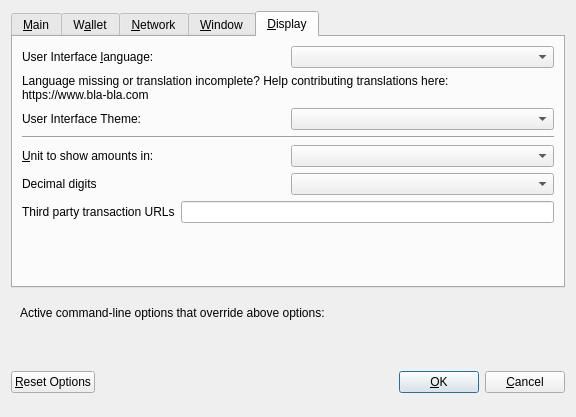
<?xml version="1.0" encoding="UTF-8"?>
<ui version="4.0">
 <class>OptionsDialog</class>
 <widget class="QDialog" name="OptionsDialog">
  <property name="geometry">
   <rect>
    <x>0</x>
    <y>0</y>
    <width>576</width>
    <height>417</height>
   </rect>
  </property>
  <property name="windowTitle">
   <string>Options</string>
  </property>
  <property name="modal">
   <bool>true</bool>
  </property>
  <layout class="QVBoxLayout" name="verticalLayout">
   <item>
    <widget class="QTabWidget" name="tabWidget">
     <property name="currentIndex">
      <number>4</number>
     </property>
     <widget class="QWidget" name="tabMain">
      <attribute name="title">
       <string>&amp;Main</string>
      </attribute>
      <layout class="QVBoxLayout" name="verticalLayout_Main">
       <item>
        <widget class="QCheckBox" name="bitcoinAtStartup">
         <property name="toolTip">
          <string>Automatically start BlocknetDX after logging in to the system.</string>
         </property>
         <property name="text">
          <string>&amp;Start XCurrency on system login</string>
         </property>
        </widget>
       </item>
       <item>
        <layout class="QHBoxLayout" name="horizontalLayout_2_Main">
         <item>
          <widget class="QLabel" name="databaseCacheLabel">
           <property name="text">
            <string>Size of &amp;database cache</string>
           </property>
           <property name="textFormat">
            <enum>Qt::PlainText</enum>
           </property>
           <property name="buddy">
            <cstring>databaseCache</cstring>
           </property>
          </widget>
         </item>
         <item>
          <widget class="QSpinBox" name="databaseCache"/>
         </item>
         <item>
          <widget class="QLabel" name="databaseCacheUnitLabel">
           <property name="text">
            <string>MB</string>
           </property>
           <property name="textFormat">
            <enum>Qt::PlainText</enum>
           </property>
          </widget>
         </item>
         <item>
          <spacer name="horizontalSpacer_2_Main">
           <property name="orientation">
            <enum>Qt::Horizontal</enum>
           </property>
           <property name="sizeHint" stdset="0">
            <size>
             <width>40</width>
             <height>20</height>
            </size>
           </property>
          </spacer>
         </item>
        </layout>
       </item>
       <item>
        <layout class="QHBoxLayout" name="horizontalLayout_3_Main">
         <item>
          <widget class="QLabel" name="threadsScriptVerifLabel">
           <property name="text">
            <string>Number of script &amp;verification threads</string>
           </property>
           <property name="textFormat">
            <enum>Qt::PlainText</enum>
           </property>
           <property name="buddy">
            <cstring>threadsScriptVerif</cstring>
           </property>
          </widget>
         </item>
         <item>
          <widget class="QSpinBox" name="threadsScriptVerif">
           <property name="toolTip">
            <string>(0 = auto, &lt;0 = leave that many cores free)</string>
           </property>
          </widget>
         </item>
         <item>
          <spacer name="horizontalSpacer_3_Main">
           <property name="orientation">
            <enum>Qt::Horizontal</enum>
           </property>
           <property name="sizeHint" stdset="0">
            <size>
             <width>40</width>
             <height>20</height>
            </size>
           </property>
          </spacer>
         </item>
        </layout>
       </item>
       <item>
        <spacer name="verticalSpacer_Main">
         <property name="orientation">
          <enum>Qt::Vertical</enum>
         </property>
         <property name="sizeHint" stdset="0">
          <size>
           <width>20</width>
           <height>40</height>
          </size>
         </property>
        </spacer>
       </item>
       <item>
        <layout class="QHBoxLayout" name="horizontalLayout_4_Main">
         <item>
          <widget class="QLabel" name="label">
           <property name="toolTip">
            <string>This setting determines the amount of individual servicenodes that an input will be anonymized through.&lt;br/&gt;More rounds of anonymization gives a higher degree of privacy, but also costs more in fees.</string>
           </property>
           <property name="text">
            <string>Obfuscation rounds to use</string>
           </property>
          </widget>
         </item>
         <item>
          <widget class="QSpinBox" name="obfuscationRounds">
           <property name="minimum">
            <number>2</number>
           </property>
           <property name="maximum">
            <number>8</number>
           </property>
           <property name="value">
            <number>4</number>
           </property>
          </widget>
         </item>
        </layout>
       </item>
       <item>
        <layout class="QHBoxLayout" name="horizontalLayout">
         <item>
          <widget class="QLabel" name="label_2">
           <property name="toolTip">
            <string>This amount acts as a threshold to turn off Obfuscation once it's reached.</string>
           </property>
           <property name="statusTip">
            <string notr="true"/>
           </property>
           <property name="whatsThis">
            <string notr="true"/>
           </property>
           <property name="accessibleName">
            <string notr="true"/>
           </property>
           <property name="accessibleDescription">
            <string notr="true"/>
           </property>
           <property name="text">
            <string>Amount of XCurrency to keep anonymized</string>
           </property>
          </widget>
         </item>
         <item>
          <widget class="QSpinBox" name="anonymizeXCurrency">
           <property name="minimum">
            <number>100</number>
           </property>
           <property name="maximum">
            <number>100000</number>
           </property>
           <property name="singleStep">
            <number>100</number>
           </property>
           <property name="value">
            <number>1000</number>
           </property>
          </widget>
         </item>
        </layout>
       </item>
      </layout>
     </widget>
     <widget class="QWidget" name="tabWallet">
      <attribute name="title">
       <string>W&amp;allet</string>
      </attribute>
      <layout class="QVBoxLayout" name="verticalLayout_Wallet">
       <item>
        <widget class="QGroupBox" name="groupBox">
         <property name="title">
          <string>Expert</string>
         </property>
         <layout class="QVBoxLayout" name="verticalLayout_2">
          <item>
           <widget class="QCheckBox" name="coinControlFeatures">
            <property name="toolTip">
             <string>Whether to show coin control features or not.</string>
            </property>
            <property name="text">
             <string>Enable coin &amp;control features</string>
            </property>
           </widget>
          </item>
          <item>
           <widget class="QCheckBox" name="showServicenodesTab">
            <property name="toolTip">
             <string>Show additional tab listing all your servicenodes in first sub-tab&lt;br/&gt;and all servicenodes on the network in second sub-tab.</string>
            </property>
            <property name="text">
             <string>Show Servicenodes Tab</string>
            </property>
           </widget>
          </item>
          <item>
           <widget class="QCheckBox" name="spendZeroConfChange">
            <property name="toolTip">
             <string>If you disable the spending of unconfirmed change, the change from a transaction&lt;br/&gt;cannot be used until that transaction has at least one confirmation.&lt;br/&gt;This also affects how your balance is computed.</string>
            </property>
            <property name="text">
             <string>&amp;Spend unconfirmed change</string>
            </property>
           </widget>
          </item>
         </layout>
        </widget>
       </item>
       <item>
        <spacer name="verticalSpacer_Wallet">
         <property name="orientation">
          <enum>Qt::Vertical</enum>
         </property>
         <property name="sizeHint" stdset="0">
          <size>
           <width>20</width>
           <height>40</height>
          </size>
         </property>
        </spacer>
       </item>
      </layout>
     </widget>
     <widget class="QWidget" name="tabNetwork">
      <attribute name="title">
       <string>&amp;Network</string>
      </attribute>
      <layout class="QVBoxLayout" name="verticalLayout_Network">
       <item>
        <widget class="QCheckBox" name="mapPortUpnp">
         <property name="toolTip">
          <string>Automatically open the BlocknetDX client port on the router. This only works when your router supports UPnP and it is enabled.</string>
         </property>
         <property name="text">
          <string>Map port using &amp;UPnP</string>
         </property>
        </widget>
       </item>
       <item>
        <widget class="QCheckBox" name="allowIncoming">
         <property name="toolTip">
          <string>Accept connections from outside</string>
         </property>
         <property name="text">
          <string>Allow incoming connections</string>
         </property>
        </widget>
       </item>
       <item>
        <widget class="QCheckBox" name="connectSocks">
         <property name="toolTip">
          <string>Connect to the BlocknetDX network through a SOCKS5 proxy.</string>
         </property>
         <property name="text">
          <string>&amp;Connect through SOCKS5 proxy (default proxy):</string>
         </property>
        </widget>
       </item>
       <item>
        <layout class="QHBoxLayout" name="horizontalLayout_1_Network">
         <item>
          <widget class="QLabel" name="proxyIpLabel">
           <property name="text">
            <string>Proxy &amp;IP:</string>
           </property>
           <property name="textFormat">
            <enum>Qt::PlainText</enum>
           </property>
           <property name="buddy">
            <cstring>proxyIp</cstring>
           </property>
          </widget>
         </item>
         <item>
          <widget class="QValidatedLineEdit" name="proxyIp">
           <property name="minimumSize">
            <size>
             <width>140</width>
             <height>0</height>
            </size>
           </property>
           <property name="maximumSize">
            <size>
             <width>140</width>
             <height>16777215</height>
            </size>
           </property>
           <property name="toolTip">
            <string>IP address of the proxy (e.g. IPv4: 127.0.0.1 / IPv6: ::1)</string>
           </property>
          </widget>
         </item>
         <item>
          <widget class="QLabel" name="proxyPortLabel">
           <property name="text">
            <string>&amp;Port:</string>
           </property>
           <property name="textFormat">
            <enum>Qt::PlainText</enum>
           </property>
           <property name="buddy">
            <cstring>proxyPort</cstring>
           </property>
          </widget>
         </item>
         <item>
          <widget class="QLineEdit" name="proxyPort">
           <property name="minimumSize">
            <size>
             <width>55</width>
             <height>0</height>
            </size>
           </property>
           <property name="maximumSize">
            <size>
             <width>55</width>
             <height>16777215</height>
            </size>
           </property>
           <property name="toolTip">
            <string>Port of the proxy (e.g. 9050)</string>
           </property>
          </widget>
         </item>
         <item>
          <spacer name="horizontalSpacer_1_Network">
           <property name="orientation">
            <enum>Qt::Horizontal</enum>
           </property>
           <property name="sizeHint" stdset="0">
            <size>
             <width>40</width>
             <height>20</height>
            </size>
           </property>
          </spacer>
         </item>
        </layout>
       </item>
       <item>
        <spacer name="verticalSpacer_Network">
         <property name="orientation">
          <enum>Qt::Vertical</enum>
         </property>
         <property name="sizeHint" stdset="0">
          <size>
           <width>20</width>
           <height>40</height>
          </size>
         </property>
        </spacer>
       </item>
      </layout>
     </widget>
     <widget class="QWidget" name="tabWindow">
      <attribute name="title">
       <string>&amp;Window</string>
      </attribute>
      <layout class="QVBoxLayout" name="verticalLayout_Window">
       <item>
        <widget class="QCheckBox" name="minimizeToTray">
         <property name="toolTip">
          <string>Show only a tray icon after minimizing the window.</string>
         </property>
         <property name="text">
          <string>&amp;Minimize to the tray instead of the taskbar</string>
         </property>
        </widget>
       </item>
       <item>
        <widget class="QCheckBox" name="minimizeOnClose">
         <property name="toolTip">
          <string>Minimize instead of exit the application when the window is closed. When this option is enabled, the application will be closed only after selecting Quit in the menu.</string>
         </property>
         <property name="text">
          <string>M&amp;inimize on close</string>
         </property>
        </widget>
       </item>
       <item>
        <spacer name="verticalSpacer_Window">
         <property name="orientation">
          <enum>Qt::Vertical</enum>
         </property>
         <property name="sizeHint" stdset="0">
          <size>
           <width>20</width>
           <height>40</height>
          </size>
         </property>
        </spacer>
       </item>
      </layout>
     </widget>
     <widget class="QWidget" name="tabDisplay">
      <attribute name="title">
       <string>&amp;Display</string>
      </attribute>
      <layout class="QVBoxLayout" name="verticalLayout_Display">
       <item>
        <layout class="QHBoxLayout" name="horizontalLayout_1_Display">
         <item>
          <widget class="QLabel" name="langLabel">
           <property name="text">
            <string>User Interface &amp;language:</string>
           </property>
           <property name="textFormat">
            <enum>Qt::PlainText</enum>
           </property>
           <property name="buddy">
            <cstring>lang</cstring>
           </property>
          </widget>
         </item>
         <item>
          <widget class="QValueComboBox" name="lang">
           <property name="toolTip">
            <string>The user interface language can be set here. This setting will take effect after restarting BlocknetDX.</string>
           </property>
          </widget>
         </item>
        </layout>
       </item>
       <item>
        <widget class="QLabel" name="label_3">
         <property name="toolTip">
          <string notr="true"/>
         </property>
         <property name="statusTip">
          <string notr="true"/>
         </property>
         <property name="whatsThis">
          <string notr="true"/>
         </property>
         <property name="accessibleName">
          <string notr="true"/>
         </property>
         <property name="text">
          <string>Language missing or translation incomplete? Help contributing translations here:
https://www.bla-bla.com</string>
         </property>
         <property name="wordWrap">
          <bool>true</bool>
         </property>
         <property name="openExternalLinks">
          <bool>true</bool>
         </property>
         <property name="textInteractionFlags">
          <set>Qt::TextBrowserInteraction</set>
         </property>
        </widget>
       </item>
       <item>
        <layout class="QHBoxLayout" name="horizontalLayout_4_Display" stretch="0,0">
         <item>
          <widget class="QLabel" name="themeLabel">
           <property name="text">
            <string>User Interface Theme:</string>
           </property>
          </widget>
         </item>
         <item>
          <widget class="QValueComboBox" name="theme"/>
         </item>
        </layout>
       </item>
       <item>
        <widget class="Line" name="line">
         <property name="orientation">
          <enum>Qt::Horizontal</enum>
         </property>
        </widget>
       </item>
       <item>
        <layout class="QHBoxLayout" name="horizontalLayout_2_Display">
         <item>
          <widget class="QLabel" name="unitLabel">
           <property name="text">
            <string>&amp;Unit to show amounts in:</string>
           </property>
           <property name="textFormat">
            <enum>Qt::PlainText</enum>
           </property>
           <property name="buddy">
            <cstring>unit</cstring>
           </property>
          </widget>
         </item>
         <item>
          <widget class="QValueComboBox" name="unit">
           <property name="toolTip">
            <string>Choose the default subdivision unit to show in the interface and when sending coins.</string>
           </property>
          </widget>
         </item>
        </layout>
       </item>
       <item>
        <layout class="QHBoxLayout" name="horizontalLayout_5_Display">
         <item>
          <widget class="QLabel" name="digitsLabel">
           <property name="text">
            <string>Decimal digits</string>
           </property>
          </widget>
         </item>
         <item>
          <widget class="QValueComboBox" name="digits"/>
         </item>
        </layout>
       </item>
       <item>
        <layout class="QHBoxLayout" name="horizontalLayout_3_Display">
         <item>
          <widget class="QLabel" name="thirdPartyTxUrlsLabel">
           <property name="toolTip">
            <string>Third party URLs (e.g. a block explorer) that appear in the transactions tab as context menu items. %s in the URL is replaced by transaction hash. Multiple URLs are separated by vertical bar |.</string>
           </property>
           <property name="text">
            <string>Third party transaction URLs</string>
           </property>
           <property name="buddy">
            <cstring>thirdPartyTxUrls</cstring>
           </property>
          </widget>
         </item>
         <item>
          <widget class="QLineEdit" name="thirdPartyTxUrls">
           <property name="toolTip">
            <string>Third party URLs (e.g. a block explorer) that appear in the transactions tab as context menu items. %s in the URL is replaced by transaction hash. Multiple URLs are separated by vertical bar |.</string>
           </property>
          </widget>
         </item>
        </layout>
       </item>
       <item>
        <spacer name="verticalSpacer">
         <property name="orientation">
          <enum>Qt::Vertical</enum>
         </property>
         <property name="sizeHint" stdset="0">
          <size>
           <width>20</width>
           <height>40</height>
          </size>
         </property>
        </spacer>
       </item>
      </layout>
     </widget>
    </widget>
   </item>
   <item>
    <widget class="QFrame" name="frame">
     <layout class="QVBoxLayout" name="verticalLayout_Bottom">
      <item>
       <layout class="QHBoxLayout" name="horizontalLayout_Bottom">
        <item>
         <widget class="QLabel" name="overriddenByCommandLineInfoLabel">
          <property name="text">
           <string>Active command-line options that override above options:</string>
          </property>
          <property name="textFormat">
           <enum>Qt::PlainText</enum>
          </property>
         </widget>
        </item>
        <item>
         <spacer name="horizontalSpacer_Bottom">
          <property name="orientation">
           <enum>Qt::Horizontal</enum>
          </property>
          <property name="sizeHint" stdset="0">
           <size>
            <width>40</width>
            <height>20</height>
           </size>
          </property>
         </spacer>
        </item>
       </layout>
      </item>
      <item>
       <widget class="QLabel" name="overriddenByCommandLineLabel">
        <property name="text">
         <string/>
        </property>
        <property name="textFormat">
         <enum>Qt::PlainText</enum>
        </property>
        <property name="wordWrap">
         <bool>true</bool>
        </property>
       </widget>
      </item>
     </layout>
    </widget>
   </item>
   <item>
    <layout class="QHBoxLayout" name="horizontalLayout_Buttons">
     <item>
      <widget class="QPushButton" name="resetButton">
       <property name="toolTip">
        <string>Reset all client options to default.</string>
       </property>
       <property name="text">
        <string>&amp;Reset Options</string>
       </property>
       <property name="autoDefault">
        <bool>false</bool>
       </property>
      </widget>
     </item>
     <item>
      <spacer name="horizontalSpacer_1">
       <property name="orientation">
        <enum>Qt::Horizontal</enum>
       </property>
       <property name="sizeHint" stdset="0">
        <size>
         <width>40</width>
         <height>48</height>
        </size>
       </property>
      </spacer>
     </item>
     <item>
      <widget class="QLabel" name="statusLabel">
       <property name="minimumSize">
        <size>
         <width>200</width>
         <height>0</height>
        </size>
       </property>
       <property name="font">
        <font>
         <weight>75</weight>
         <bold>true</bold>
        </font>
       </property>
       <property name="text">
        <string/>
       </property>
       <property name="textFormat">
        <enum>Qt::PlainText</enum>
       </property>
       <property name="wordWrap">
        <bool>true</bool>
       </property>
      </widget>
     </item>
     <item>
      <spacer name="horizontalSpacer_2">
       <property name="orientation">
        <enum>Qt::Horizontal</enum>
       </property>
       <property name="sizeHint" stdset="0">
        <size>
         <width>40</width>
         <height>48</height>
        </size>
       </property>
      </spacer>
     </item>
     <item>
      <widget class="QPushButton" name="okButton">
       <property name="text">
        <string>&amp;OK</string>
       </property>
       <property name="autoDefault">
        <bool>false</bool>
       </property>
       <property name="default">
        <bool>true</bool>
       </property>
      </widget>
     </item>
     <item>
      <widget class="QPushButton" name="cancelButton">
       <property name="text">
        <string>&amp;Cancel</string>
       </property>
       <property name="autoDefault">
        <bool>false</bool>
       </property>
      </widget>
     </item>
    </layout>
   </item>
  </layout>
 </widget>
 <customwidgets>
  <customwidget>
   <class>QValidatedLineEdit</class>
   <extends>QLineEdit</extends>
   <header>qvalidatedlineedit.h</header>
  </customwidget>
  <customwidget>
   <class>QValueComboBox</class>
   <extends>QComboBox</extends>
   <header>qvaluecombobox.h</header>
  </customwidget>
 </customwidgets>
 <resources/>
 <connections/>
</ui>
